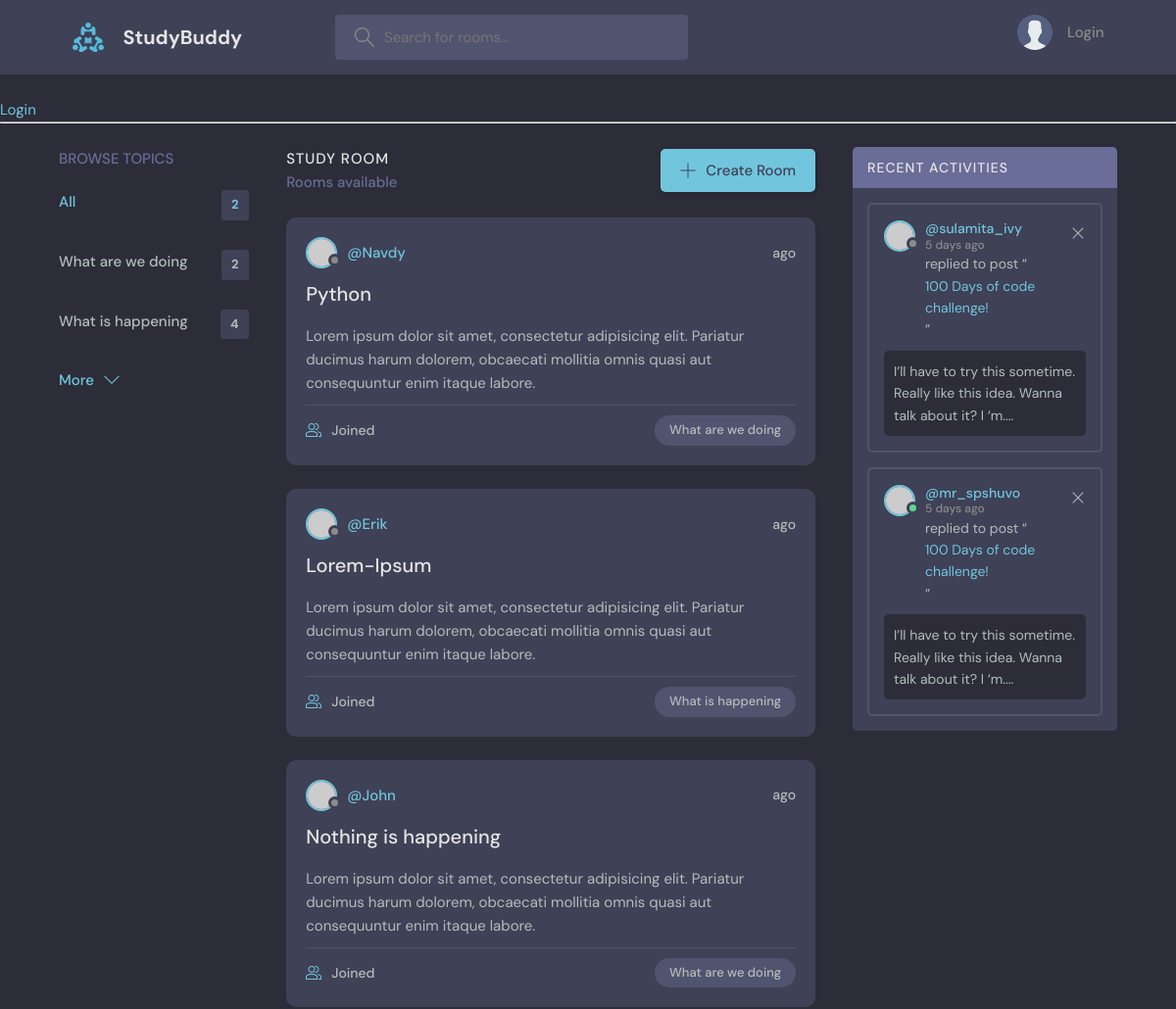
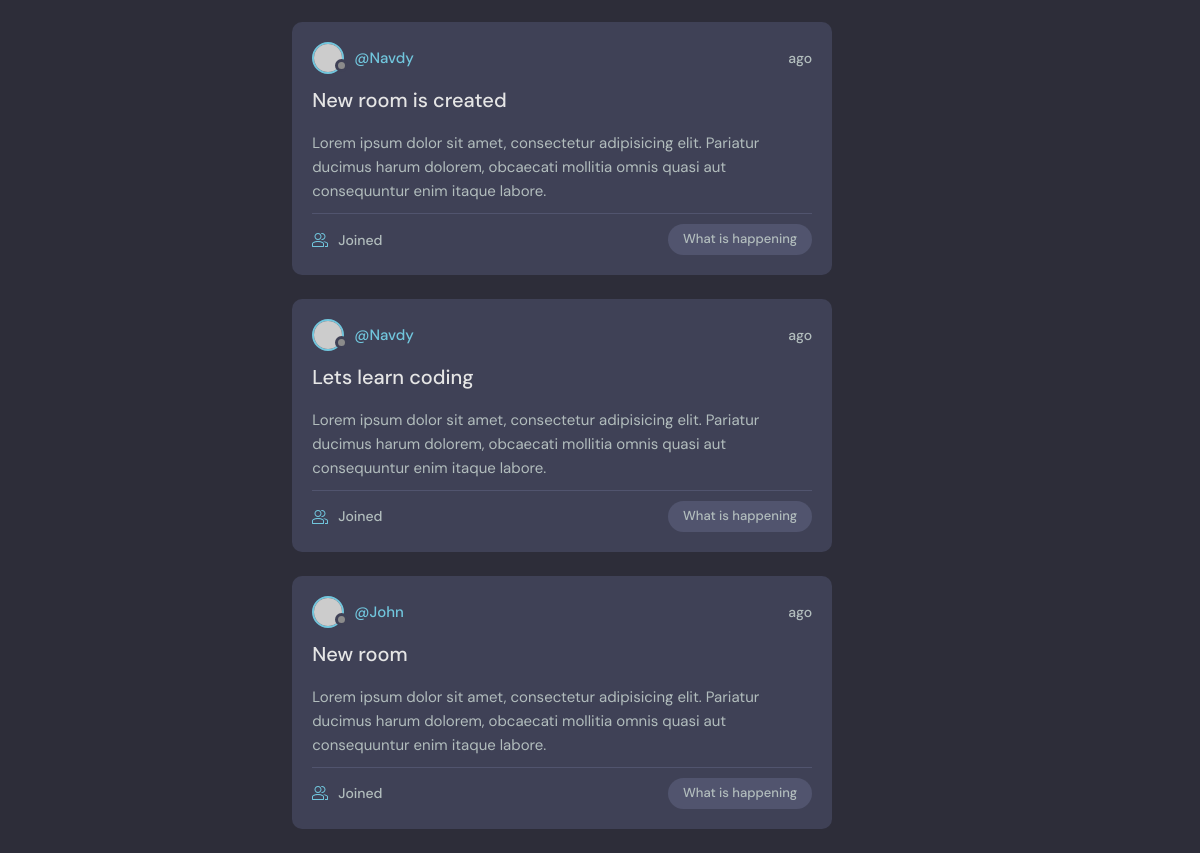
The page / on the database its author committed (2 pictures, top to bottom).
### base/models.py (models this page shows, shortened)
class Topic(models.Model):
    name = models.CharField(max_length=200)

class Rooms(models.Model):
    host = models.ForeignKey(User,on_delete=models.SET_NULL,null=True)
    topic = models.ForeignKey(Topic,on_delete=models.SET_NULL,null=True)
    name = models.CharField(max_length=200)
    participants = models.ManyToManyField(User,related_name='participants')
    description = models.TextField(null=True,blank=True)
    updated = models.DateTimeField(auto_now=True)
    added = models.DateTimeField(auto_now_add=True)
    class Meta:
        ordering = ['-updated','-added']

### base/views.py (the view)
# urls.py: path('',views.home,name='home'),
def home(request):
    q=request.GET.get('q','')
    rooms=Rooms.objects.filter(Q(topic__name__icontains=q)|
                               Q(name__icontains=q)|
                               Q(description__icontains=q) |
                               Q(host__username__icontains=q))
    topic = Topic.objects.all()
    room_count = rooms.count()
    room_messages = Message.objects.filter(Q(room__topic__name__icontains=q))
    context={'rooms':rooms,'topic':topic,'room_count':room_count,'room_messages':room_messages}
    return render(request,'base/home.html',context)

### base/templates/base/home.html (shortened to what this page needs)
{% extends 'main.html' %}
{% block content %}
    <main class="layout layout--3">
      <div class="container">
         {% include 'base/topics_component.html' %}
        <div class="roomList">
          <div class="roomList__header">
            <div>
              <h2>Study Room</h2>
              <p>{{count}} Rooms available</p>
            </div>
            <a class="btn btn--main" href="create-room.html">
              <svg version="1.1" xmlns="http://www.w3.org/2000/svg" width="32" height="32" viewBox="0 0 32 32">
                <title>add</title>
                <path
                  d="M16.943 0.943h-1.885v14.115h-14.115v1.885h14.115v14.115h1.885v-14.115h14.115v-1.885h-14.115v-14.115z"
                ></path>
              </svg>
              Create Room
            </a>
          </div>
          {% include 'base/feed_component.html' %}
        </div>
        <div class="activities">
          <div class="activities__header">
            <h2>Recent Activities</h2>
          </div>
          <div class="activities__box">
            <div class="activities__boxHeader roomListRoom__header">
              <a href="profile.html" class="roomListRoom__author">
                <div class="avatar avatar--small">
                  <img src="https://randomuser.me/api/portraits/women/11.jpg" />
                </div>
                <p>
                  @sulamita_ivy
                  <span>5 days ago</span>
                </p>
              </a>
              <div class="roomListRoom__actions">
                <a href="#">
                  <svg version="1.1" xmlns="http://www.w3.org/2000/svg" width="32" height="32" viewBox="0 0 32 32">
                    <title>remove</title>
                    <path
                      d="M27.314 6.019l-1.333-1.333-9.98 9.981-9.981-9.981-1.333 1.333 9.981 9.981-9.981 9.98 1.333 1.333 9.981-9.98 9.98 9.98 1.333-1.333-9.98-9.98 9.98-9.981z"
                    ></path>
                  </svg>
                </a>
              </div>
            </div>
            <div class="activities__boxContent">
              <p>replied to post “<a href="room.html">100 Days of code challenge!</a>”</p>
              <div class="activities__boxRoomContent">
                I’ll have to try this sometime. Really like this idea. Wanna talk about it? I ‘m....
              </div>
            </div>
          </div>
          <div class="activities__box">
            <div class="activities__boxHeader roomListRoom__header">
              <a href="profile.html" class="roomListRoom__author">
                <div class="avatar avatar--small active">
                  <img src="https://randomuser.me/api/portraits/men/13.jpg" />
                </div>
                <p>
                  @mr_spshuvo
                  <span>5 days ago</span>
                </p>
              </a>
              <div class="roomListRoom__actions">
                <a href="#">
                  <svg version="1.1" xmlns="http://www.w3.org/2000/svg" width="32" height="32" viewBox="0 0 32 32">
                    <title>remove</title>
                    <path
                      d="M27.314 6.019l-1.333-1.333-9.98 9.981-9.981-9.981-1.333 1.333 9.981 9.981-9.981 9.98 1.333 1.333 9.981-9.98 9.98 9.98 1.333-1.333-9.98-9.98 9.98-9.981z"
                    ></path>
                  </svg>
                </a>
              </div>
            </div>
            <div class="activities__boxContent">
              <p>replied to post “<a href="room.html">100 Days of code challenge!</a>”</p>
              <div class="activities__boxRoomContent">
                I’ll have to try this sometime. Really like this idea. Wanna talk about it? I ‘m....
              </div>
            </div>
          </div>
        </div>
      </div>
    </main>
    {% endblock %}

### base/templates/base/topics_component.html
<div class="topics">
          <div class="topics__header">
            <h2>Browse Topics</h2>
          </div>
          <ul class="topics__list">
            <li>
              <a href="{% url 'home' %}" class="active">All <span>{{topic.count}}</span></a>
            </li>
            {% for t in topic %}
            <li>
              <a href="{% url 'home' %}?q={{t.name}}">{{t.name}}<span>{{ t.rooms_set.all.count }}</span></a>
            </li>
            {% endfor %}
          </ul>
          <a class="btn btn--link" href="topics.html">
            More
            <svg version="1.1" xmlns="http://www.w3.org/2000/svg" width="32" height="32" viewBox="0 0 32 32">
              <title>chevron-down</title>
              <path d="M16 21l-13-13h-3l16 16 16-16h-3l-13 13z"></path>
            </svg>
          </a>
        </div>

### base/templates/base/feed_component.html (shortened to what this page needs)
{% for room in rooms%}
<div class="roomListRoom">
            <div class="roomListRoom__header">
              <a href="{% url 'profile-user' room.host.id %}" class="roomListRoom__author">
                <div class="avatar avatar--small">
                  <img src="https://randomuser.me/api/portraits/women/11.jpg" />
                </div>
                <span>@{{room.host.username}}</span>
              </a>
              <div class="roomListRoom__actions">
                <span>{{ rooms.added|timesince }}ago</span>
              </div>
            </div>
            <div class="roomListRoom__content">
              <a href="{% url 'room' room.id %}">{{room.name}}</a>
              <p>
                Lorem ipsum dolor sit amet, consectetur adipisicing elit. Pariatur ducimus harum dolorem, obcaecati
                mollitia omnis quasi aut consequuntur enim itaque labore.
              </p>
            </div>
            <div class="roomListRoom__meta">
              <a href="{% url 'room' room.id %}" class="roomListRoom__joined">
                {{rooms.participants.all.count}} Joined
              </a>
              <p class="roomListRoom__topic">{{room.topic.name}}</p>
            </div>
          </div>
          {% endfor %}

### rows shown on the page
Topic: name "What are we doing", rooms_set.all.count "2"
Topic: name "What is happening", rooms_set.all.count "4"
Rooms: host.username "Navdy", name "Python", topic.name "What are we doing"
Rooms: host.username "Erik", name "Lorem-Ipsum", topic.name "What is happening"
Rooms: host.username "John", name "Nothing is happening", topic.name "What are we doing"
Rooms: host.username "Navdy", name "New room is created", topic.name "What is happening"
Rooms: host.username "Navdy", name "Lets learn coding", topic.name "What is happening"
Rooms: host.username "John", name "New room", topic.name "What is happening"

### other values the page prints
{{ topic.count }} "2"
